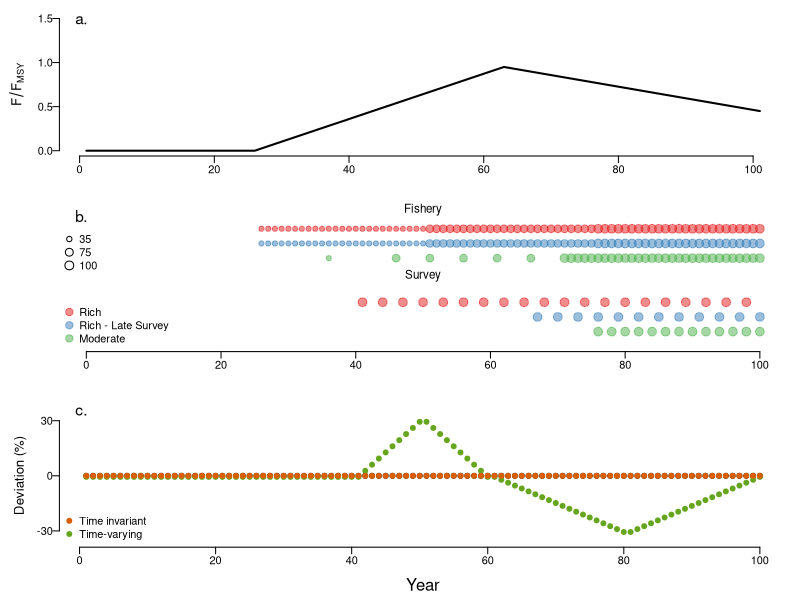
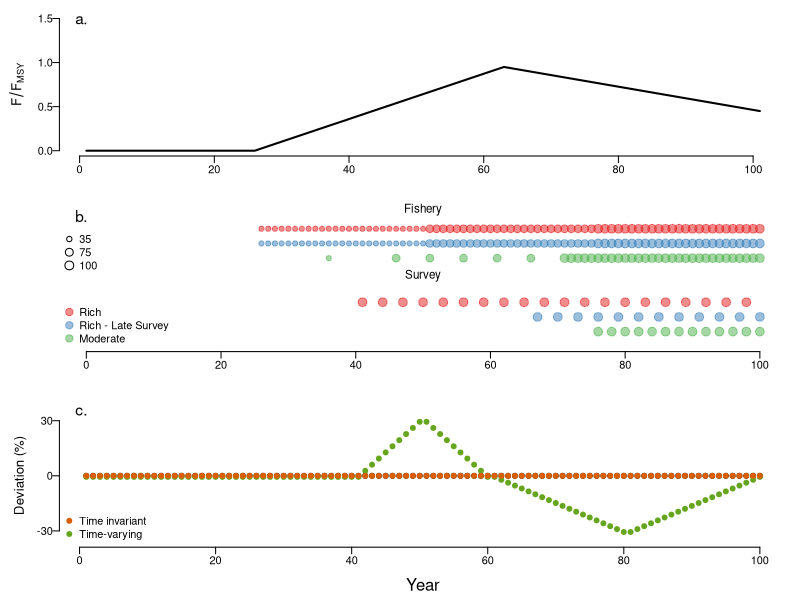

These charts were generated, in order, by the following R code:
print.letter <- function(label="(a)",xy=c(0.1,0.925),...) {
    tmp <- par("usr")
    text.x <- tmp[1]+xy[1]*diff(tmp[1:2])   #x position, diff=difference
    text.y <- tmp[3]+xy[2]*diff(tmp[3:4])   #y position
    text(x=text.x, y=text.y, labels=label, ...)
}

###############################################################################
## This creates a figure with the experimental design for the empirical paper
# setwd("C:/Users/Felipe/Dropbox/Fish 600/Growth")

require(RColorBrewer)

ScenPal <- adjustcolor(brewer.pal(3, "Set1"), alpha=0.5)
ScenPal2 <- c("black", brewer.pal(5, "Dark2")[c(2,4,5)])
ScenPal3 <- c("black", brewer.pal(5, "Dark2")[c(1,3)])
# Do black and white?
if(FALSE){
  ScenPal <- adjustcolor(c("gray30","gray50","gray70"), alpha=0.5)
  ScenPal2 <- c("black","gray30","gray50","gray70")
  ScenPal3 <- c("black","gray30","gray50")
} 

#windows(width=7, height=9)
# tiff("Experimental_design.tiff", width=7,height=9, res=500, units='in', compression='lzw')
dev.new(width = 5, height = 5, units = 'in')
cex <- 1




plot_experimental_design <- function(cex = 1){
  par(mar=c(4,4.5,0,1), oma=c(0,0,1,0), mgp = c(.5, .5, 0))

  matlay <- c(1,1,
              2,2,
              3,3)
  matlay <- matrix(matlay,ncol=2,byrow=T)

  layout(mat=matlay, heights=c(0.25,0.25,0.25,0.25), widths=c(0.5,0.5))

  ################################################################################
  ### First, do the panels with fishing mortality

  # F0 <- c(rep(0,25), rep(0.95,75))
  F1 <- c(rep(0,26), ((1/37)*(1:37))*0.95,(-(1/38)*(1:38))*0.5+0.95)

  plot(F1, type='l', axes=F, ylim=c(0,1.5), ylab=NA, lwd=2, ann = F)
  # mtext(side = 1, text = "Year", outer = F, line = 2, cex = .8 * cex)
  mtext(side=2, text=expression(F/F[MSY]), line=2.5, cex = .8 * cex)
  # lines(F1+0.01, col="gray", lwd=2)
  # legend("topleft", legend=c("Constant","Two-way trip"), lwd=2, col=c("black","gray"), bty='n')
  # legend("bottomright", legend=c("Constant"), lwd=2, col=c("black"), bty='n')
  axis(2, las = 1)
  axis(1)
  print.letter(paste0(letters[1], "."), xy = c(.03, 0.95), cex = 1.4 * cex)
  # text(0, 1.5, labels="a.", cex = 1.4 * cex)

  ####################################################################################
  ### Second, do the one with data

  #Data rich
  fishery1 <- data.frame(years = seq(26, 100, by = 1), 
    Nsamps = c(rep(35, 25), rep(75, 25), rep(100, 25)))
  survey1 <- data.frame(years = seq(41,100, by=3), 
    Nsamps = rep(100, 1))

  #Data rich, late survey
  fishery2 <- data.frame(years = seq(26,100, by=1), 
    Nsamps = c(rep(35, 25), rep(75, 25), rep(100, 25)))
  survey2 <- data.frame(years = seq(67,100, by=3), 
    Nsamps = rep(100, 1))

  #Data Moderate Scenario
  survey3 <- data.frame(years = seq(76,100, by=2), Nsamps = rep(100, 13))
  fishery3 <- data.frame(years = c(36,46,seq(51,66,by=5),71:100),
    Nsamps = c(rep(35, 1), rep(75, 5), rep(100, 30)))

  base <- exp(1)
  scaler <- 1.5

  plot(fishery1$years, rep(4, nrow(fishery1)), cex = log(fishery1[, 2] / 7, base = base)/scaler,
    pch = 19, col = ScenPal[1], xlim = c(0, 100), ylim = c(0, 4.5),
    axes = F, ylab = NA, xlab = NA)
  points(fishery2$years, rep(3.5, nrow(fishery2)), cex = log(fishery2[, 2] / 7, base = base)/scaler,
    pch = 19, col = ScenPal[2])  
  points(fishery3$years, rep(3, nrow(fishery3)), cex = log(fishery3[, 2] / 7, base = base)/scaler,
    pch = 19, col = ScenPal[3])  

  points(survey1$years, rep(1.5, nrow(survey1)), cex = log(survey1[, 2] / 7, base = base)/scaler,
    pch = 19, col = ScenPal[1])  
  points(survey2$years, rep(1, nrow(survey2)), cex = log(survey2[, 2] / 7, base = base)/scaler,
    pch = 19, col = ScenPal[2])  
  points(survey3$years, rep(.5, nrow(survey3)), cex = log(survey3[, 2] / 7, base = base)/scaler,
    pch = 19, col = ScenPal[3])  
  print.letter(paste0(letters[2], "."), xy = c(.03, 0.95), cex = 1.4 * cex)

  mtext(side = 3, text = 'Fishery', line = -.5, cex = .7 * cex)
  mtext(side = 3, text = 'Survey', line = -5.5, cex = .7 * cex)
  # mtext(side = 3, text = 'Survey', line = -15)
  # text(40, 4.3, labels="Fishery")
  # text(40, 1.9, labels="Survey")

  axis(1)
  # legend("topleft", legend=c("Data-rich late-survey","Data-rich", "Data-unrealistic"), pch=19, col=ScenPal, bty='n', 
  #        pt.cex=1.5)
  legend(x = par('usr')[1], y = 4.1, legend = c(35, 75, 100), pch = 21, pt.cex = log(c(35, 75, 100)/7, base = base)/scaler,
    bty = 'n')
  legend('bottomleft', legend = c('Rich', "Rich - Late Survey", "Moderate"),
    pch = 19, col = ScenPal, bty = 'n', pt.cex = 1.5 * cex )

  # legend(0, 1.5, legend=c(35,100,500), pch=21, pt.cex=log(c(35,100,500)/7, base=base)/scaler, bty='n')
  # text(0, 4.5, labels="b.", cex = 1.4)

  #################################################################################
  ### Third, do the time varing stuff

  ### From Peter's cases - Just copy and pasted
  dev2 <- c(0, 0, 0, 0, 0, 0, 0, 0, 0, 0, 0, 0, 0, 0, 0, 0, 0, 0, 0, 0, 0, 0, 0, 0, 0, 
           0, 0, 0, 0, 0, 0, 0, 0, 0, 0, 0, 0, 0, 0, 0, 5.5, 6.11111111111111, 6.72222222222222, 
           7.33333333333334, 7.94444444444444, 8.55555555555556, 9.16666666666667, 9.77777777777777, 
           10.3888888888889, 11, 11, 10.3888888888889, 9.77777777777777, 9.16666666666667, 8.55555555555556, 
           7.94444444444444, 7.33333333333334, 6.72222222222222, 6.11111111111111, 5.5, 0, 0, 0, 11, 12.375, 
           13.75, 15.125, 16.5, 16.5, 16.5, 16.5, 16.1206896551724, 15.7413793103448, 15.3620689655172, 
           14.9827586206897, 14.6034482758621, 14.2241379310345, 13.8448275862069, 13.4655172413793, 
           13.0862068965517, 12.7068965517241, 12.3275862068966, 11.948275862069, 11.5689655172414, 11.1896551724138, 
           10.8103448275862, 10.4310344827586, 10.051724137931, 9.67241379310344, 9.29310344827586, 8.91379310344828, 
           8.53448275862069, 8.1551724137931, 7.77586206896552, 7.39655172413793, 7.01724137931035, 6.63793103448276, 
           6.25862068965517, 5.87931034482759, 5.5)
  dev1 <- c(0, 0, 0, 0, 0, 0, 0, 0, 0, 0, 0, 0, 0, 0, 0, 0, 0, 0, 0, 0, 0, 0, 0, 0, 0, 0, 0, 0, 0, 0, 0, 0, 0, 0, 
            0, 0, 0, 0, 0, 0, 11.1543469723957, -1.03799715870328, 6.27059091500808, 5.24846841315007, 
            3.22652602127025, -11.9754232243074, -0.0526090743126986, -3.12714384822269, 1.38037313068654, 
            -4.00157636120656, 3.62107311002566, 3.05977112637004, -9.27486033552133, 3.78601884209986, 
            -2.34454069724591, 10.6520816462052, -1.46523662447839, 1.88682414704984, 2.97859029110509, 
            7.3942568593842, 4.36496863923671, -7.47000245308514, -0.0321423310383082, -1.48306128205327, 
            -0.626755273801159, 2.44141960355427, -10.7953451448666, 4.59696179157652, -1.42476214492493, 
            4.03153247653532, 3.40989869879991, -12.9354073654904, -0.555392092413555, -3.28526301675421, 
            -10.2630150335296, 4.11610249886079, -0.381917674531685, -8.96350850022787, 9.93298211587771, 
            3.19234894036513, 1.18115525489218, 0.406258973007837, 1.92855346126796, 7.21742692439339, 
            -2.6273188872232, -3.03569696263516, 0.774943235140995, -0.96832060149864, 4.30206232448288, 
            -4.48587431086561, -2.5534780691864, 1.83328746202287, -3.95449410471966, 5.83695126454094,
            -8.05461284096399, 8.10283107964042, -5.11805342509933, -7.00780100424766, 2.30079532029411, 
            0.80455259331152)

  dev3 <- c(0, 0, 0, 0, 0, 0, 0, 0, 0, 0, 0, 0, 0, 0, 0, 0, 0, 0, 0, 0, 0, 0, 0, 0, 0, 0, 0, 0, 0, 0, 0, 0, 0, 0, 
            0, 0, 0, 0, 0, 0, 0, 1.83333333333334, 3.66666666666666, 5.5, 7.33333333333334, 9.16666666666667, 11, 
            12.8333333333333, 14.6666666666667, 16.5, 16.5, 14.6666666666667, 12.8333333333333, 11, 9.16666666666667, 
            7.33333333333334, 5.5, 3.66666666666666, 1.83333333333334, 0, 0, -0.868421052631582, -1.73684210526316, 
            -2.60526315789474, -3.47368421052632, -4.3421052631579, -5.21052631578947, -6.07894736842105, 
            -6.94736842105263, -7.81578947368421, -8.68421052631579, -9.55263157894737, -10.4210526315789, 
            -11.2894736842105, -12.1578947368421, -13.0263157894737, -13.8947368421053, -14.7631578947368, 
            -15.6315789473684, -16.5, -16.5, -15.6315789473684, -14.7631578947368, -13.8947368421053, 
            -13.0263157894737, -12.1578947368421, -11.2894736842105, -10.4210526315789, -9.55263157894737, 
            -8.68421052631579, -7.81578947368421, -6.94736842105263, -6.07894736842105, -5.21052631578947, 
            -4.3421052631579, -3.47368421052632, -2.60526315789474, -1.73684210526316, -0.868421052631582, 0)

  dev1 <- dev1/max(abs(c(dev1,dev2,dev3)))
  dev2 <- dev2/max(abs(c(dev1,dev2,dev3)))
  dev3 <- dev3/max(abs(c(dev1,dev2,dev3)))


  plot(1:100, rep(0,100), ylim=c(-1.2,1.2), axes=F, ann = FALSE, pch=19)
  axis(1)
  axis(2, at=c(-1,0,1), labels = c(-30, 0, 30), las = 2)
  mtext(side=2, text="Deviation (%)", line=2.5, cex=0.8 * cex)
  mtext(side=1, text="Year", line=2.5, cex = cex)
  #points(dev1, col=ScenPal2[2], pch=19)
  #points(dev2+0.02, col=ScenPal2[3], pch=19)
  points(dev3-0.02, col=ScenPal2[4], pch=19)
  points(rep(0,100), pch=19, col=ScenPal2[2])

  #legend("topleft", legend=c("Time invariant", "Random noise", "Time variance 1", "Time variance 2"), pch=19,
  #       col=ScenPal2, bty='n')
  legend("bottomleft", legend=c("Time invariant", "Time-varying"), pch=19,
         col=ScenPal2[c(2,4)], bty='n')
  print.letter(paste0(letters[3], "."), xy = c(.03, 0.95), cex = 1.4 * cex)
  # text(0, 1.2, labels="c.", cex = 1.4)

}


tiff(width = 140, height = 140, units = 'mm', res = 300, 
  file = 'figs/FIG1_experimental_design.tiff')
plot_experimental_design()
dev.off()

png(width = 140, height = 140, units = 'mm', res = 150, 
  file = 'figs/FIG1_experimental_design.png')
plot_experimental_design()
dev.off()

